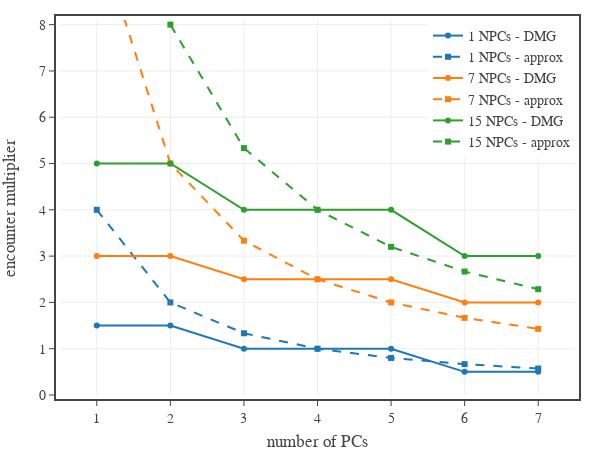

The cell this chart's notebook holds for it:
### Code cell
# plots the encounter multiplier vs the number of PCs for three different numbers of NPCs
# create figure
fig = go.Figure(
    layout=go.Layout(
        template=tfb.FIG_TEMPLATE,
        margin=dict(l=60, r=25, b=55, t=20, pad=4),
        xaxis=dict(
            title_text='number of PCs',
            range=[0.5,7.5],
            tick0=0, dtick=1,
        ),
        yaxis=dict(
            title_text='encounter multiplier',
            range=[0,8.1],
            tick0=0, dtick=1,
            #minor=dict(tick0=0, dtick=0.5),
        ),
        legend=dict(
            xanchor='right', yanchor='top',
            x=1.00, y=1.00,
            orientation='v',
            tracegroupgap=0,
        )
    )
)

P = np.arange(1, 8)

nList = [1, 7, 15]
cList = ['#1f77b4', '#ff7f0e', '#2ca02c', '#d62728', '#9467bd', '#8c564b', '#e377c2', '#7f7f7f', '#bcbd22', '#17becf']

for i in range(len(nList)):
    n = nList[i]
    color = cList[i]
    y = np.array([encounter_multiplier_DMG(p, n) for p in P ])
    fig.add_trace(go.Scatter(
        x=P, 
        y=y,
        mode='lines+markers', 
        #legendgroup=f'{n:d} NPCs',
        #legendgrouptitle_text=f'{n:d} NPCs',
        name=f'{n:d} NPCs - DMG',
        marker_color=color,
        line_color=color,
        hovertemplate=
            f'<b>DMG {n:d} NPCs,' + 
            ' %{x:d} PCs</b><br>'+
            'multiplier %{y:,.1f}' + 
            '<extra></extra>'
    ))

    y = np.array([encounter_multiplier_approx(p, 1)*encounter_multiplier_DMG(4, n) for p in P ])
    fig.add_trace(go.Scatter(
        x=P, 
        y=y,
        mode='lines+markers', 
        #legendgroup=f'{n:d} NPCs',
        name=f'{n:d} NPCs - approx',
        marker_color=color,
        marker_symbol='square',
        line_color=color,
        line_dash='dash',
        hovertemplate=
            f'<b>approx {n:d} NPCs,' + 
            ' %{x:d} PCs</b><br>'+
            'multiplier %{y:,.1f}' + 
            '<extra></extra>'
    ))

# show figure
fig.update_layout(width=600, height=450)
fig.show(config=tfb.FIG_CONFIG)

# save figures
if SAVEFIGS:
    fig.update_layout(autosize=True, width=None, height=None)
    tfb.save_fig_html(fig, format='large', name='fig-em-vs-pcs-large')
    tfb.save_fig_html(fig, format='small', name='fig-em-vs-pcs-small')

### Figure 1 — Plotly figure (JSON) as saved in the notebook; plotly's stock layout.template omitted (floating-point values rounded to 4 significant figures)
{"data": [{"hovertemplate": "<b>DMG 1 NPCs, %{x:d} PCs</b><br>multiplier %{y:,.1f}<extra></extra>", "line": {"color": "#1f77b4"}, "marker": {"color": "#1f77b4"}, "mode": "lines+markers", "name": "1 NPCs - DMG", "type": "scatter", "x": [1, 2, 3, 4, 5, 6, 7], "y": [1.5, 1.5, 1, 1, 1, 0.5, 0.5]}, {"hovertemplate": "<b>approx 1 NPCs, %{x:d} PCs</b><br>multiplier %{y:,.1f}<extra></extra>", "line": {"color": "#1f77b4", "dash": "dash"}, "marker": {"color": "#1f77b4", "symbol": "square"}, "mode": "lines+markers", "name": "1 NPCs - approx", "type": "scatter", "x": [1, 2, 3, 4, 5, 6, 7], "y": [4, 2, 1.333, 1, 0.8, 0.6667, 0.5714]}, {"hovertemplate": "<b>DMG 7 NPCs, %{x:d} PCs</b><br>multiplier %{y:,.1f}<extra></extra>", "line": {"color": "#ff7f0e"}, "marker": {"color": "#ff7f0e"}, "mode": "lines+markers", "name": "7 NPCs - DMG", "type": "scatter", "x": [1, 2, 3, 4, 5, 6, 7], "y": [3, 3, 2.5, 2.5, 2.5, 2, 2]}, {"hovertemplate": "<b>approx 7 NPCs, %{x:d} PCs</b><br>multiplier %{y:,.1f}<extra></extra>", "line": {"color": "#ff7f0e", "dash": "dash"}, "marker": {"color": "#ff7f0e", "symbol": "square"}, "mode": "lines+markers", "name": "7 NPCs - approx", "type": "scatter", "x": [1, 2, 3, 4, 5, 6, 7], "y": [10, 5, 3.333, 2.5, 2, 1.667, 1.429]}, {"hovertemplate": "<b>DMG 15 NPCs, %{x:d} PCs</b><br>multiplier %{y:,.1f}<extra></extra>", "line": {"color": "#2ca02c"}, "marker": {"color": "#2ca02c"}, "mode": "lines+markers", "name": "15 NPCs - DMG", "type": "scatter", "x": [1, 2, 3, 4, 5, 6, 7], "y": [5, 5, 4, 4, 4, 3, 3]}, {"hovertemplate": "<b>approx 15 NPCs, %{x:d} PCs</b><br>multiplier %{y:,.1f}<extra></extra>", "line": {"color": "#2ca02c", "dash": "dash"}, "marker": {"color": "#2ca02c", "symbol": "square"}, "mode": "lines+markers", "name": "15 NPCs - approx", "type": "scatter", "x": [1, 2, 3, 4, 5, 6, 7], "y": [16, 8, 5.333, 4, 3.2, 2.667, 2.286]}], "layout": {"height": 450, "legend": {"orientation": "v", "tracegroupgap": 0, "x": 1, "xanchor": "right", "y": 1, "yanchor": "top"}, "margin": {"b": 55, "l": 60, "pad": 4, "r": 25, "t": 20}, "width": 600, "xaxis": {"dtick": 1, "range": [0.5, 7.5], "tick0": 0, "title": {"text": "number of PCs"}}, "yaxis": {"dtick": 1, "range": [0, 8.1], "tick0": 0, "title": {"text": "encounter multiplier"}}}}
